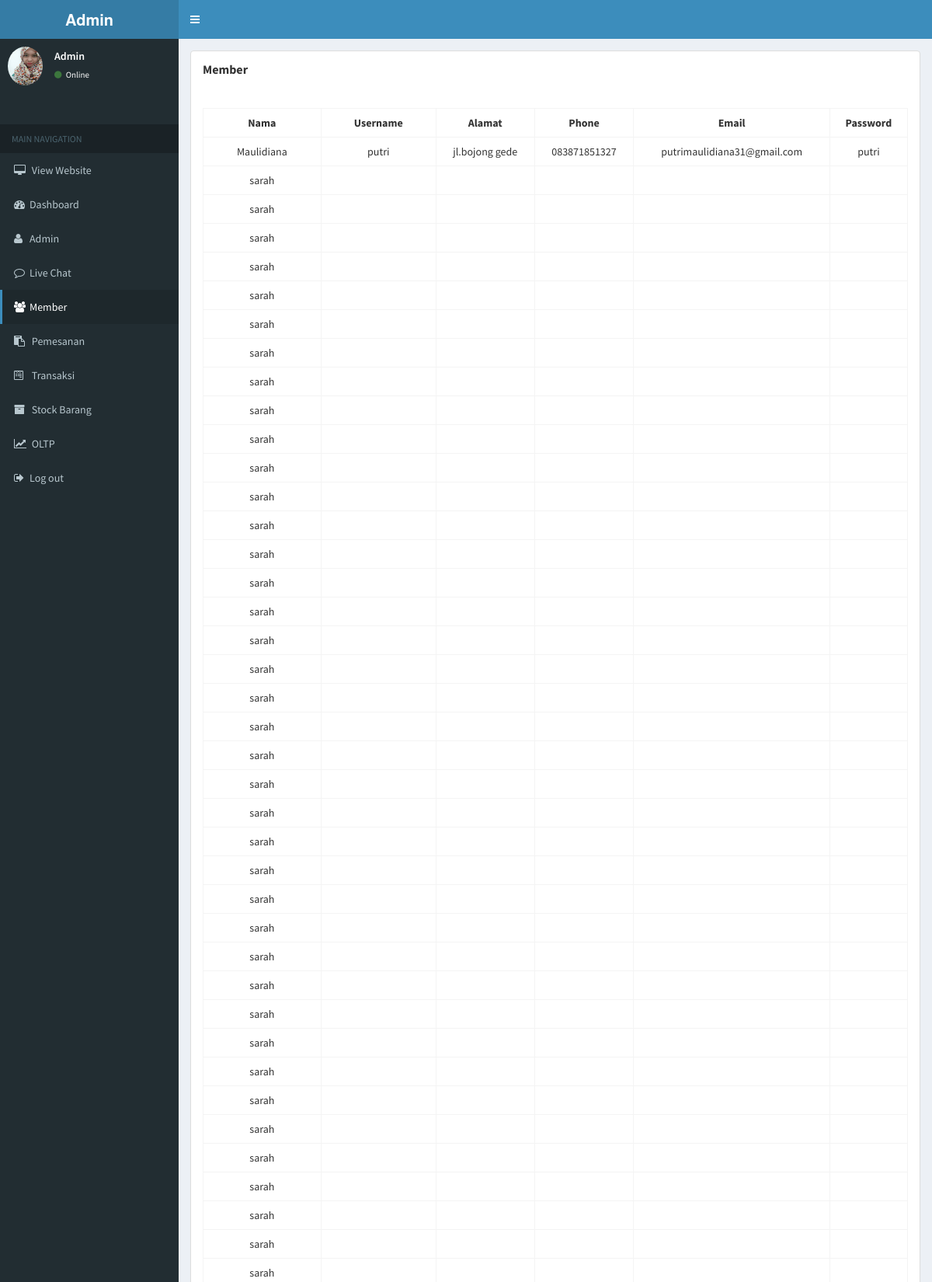
Page /admin/main.php?page=member (upper part) on the committed database.
### tables this page shows
CREATE TABLE IF NOT EXISTS `member` (
  `id` int(11) NOT NULL AUTO_INCREMENT,
  `nama` varchar(255) NOT NULL,
  `username` varchar(255) NOT NULL,
  `alamat` varchar(255) NOT NULL,
  `phone` varchar(255) NOT NULL,
  `email` varchar(255) NOT NULL,
  `password` varchar(255) NOT NULL,
  `foto` varchar(255) NOT NULL,
  PRIMARY KEY (`id`)
);

### admin/php/body/member.php (the view, shortened to what this page needs)
<?php
$page = $_GET['page'];
if ($page == 'member') {
	?>
	<div class="row">
		<div class="col-md-12">
			<div class="panel panel-default">
				<div class="panel-body">
					<h3 class="panel-title"><b>Member</b></h3>
					<br><br>
					<table class="table table-bordered" style="text-align:center;">
						<tr>
							<th style="text-align:center;">Nama</th>
							<th style="text-align:center;">Username</th>
							<th style="text-align:center;">Alamat</th>
							<th style="text-align:center;">Phone</th>
							<th style="text-align:center;">Email</th>
							<th style="text-align:center;">Password</th>
						</tr>
						<?php
						$show = mysql_query("SELECT * FROM member");
							?>
							<?php while ($cek = mysql_fetch_array($show)) {
								?>
								<tr>
									<td><?php echo $cek['nama']; ?></td>
									<td><?php echo $cek['username']; ?></td>
									<td><?php echo $cek['alamat']; ?></td>
									<td><?php echo $cek['phone']; ?></td>
									<td><?php echo $cek['email']; ?></td>
									<td><?php echo $cek['password']; ?></td>
								</tr>
								<?php } ?>
							</table>
						</div>
					</div>
				</div>
			</div>
			<?php
		}
		?>

### rows in the picture
member: nama "Maulidiana", username "putri", alamat "jl.bojong gede", phone "083871851327", email "putrimaulidiana31@gmail.com", password "putri"
member: nama "sarah"
member: nama "sarah"
member: nama "sarah"
member: nama "sarah"
member: nama "sarah"
member: nama "sarah"
member: nama "sarah"
member: nama "sarah"
member: nama "sarah"
member: nama "sarah"
member: nama "sarah"
member: nama "sarah"
member: nama "sarah"
member: nama "sarah"
member: nama "sarah"
member: nama "sarah"
member: nama "sarah"
member: nama "sarah"
member: nama "sarah"
member: nama "sarah"
member: nama "sarah"
member: nama "sarah"
member: nama "sarah"
member: nama "sarah"
member: nama "sarah"
member: nama "sarah"
member: nama "sarah"
member: nama "sarah"
member: nama "sarah"
member: nama "sarah"
member: nama "sarah"
member: nama "sarah"
member: nama "sarah"
member: nama "sarah"
member: nama "sarah"
member: nama "sarah"
member: nama "sarah"
member: nama "sarah"
member: nama "sarah"
